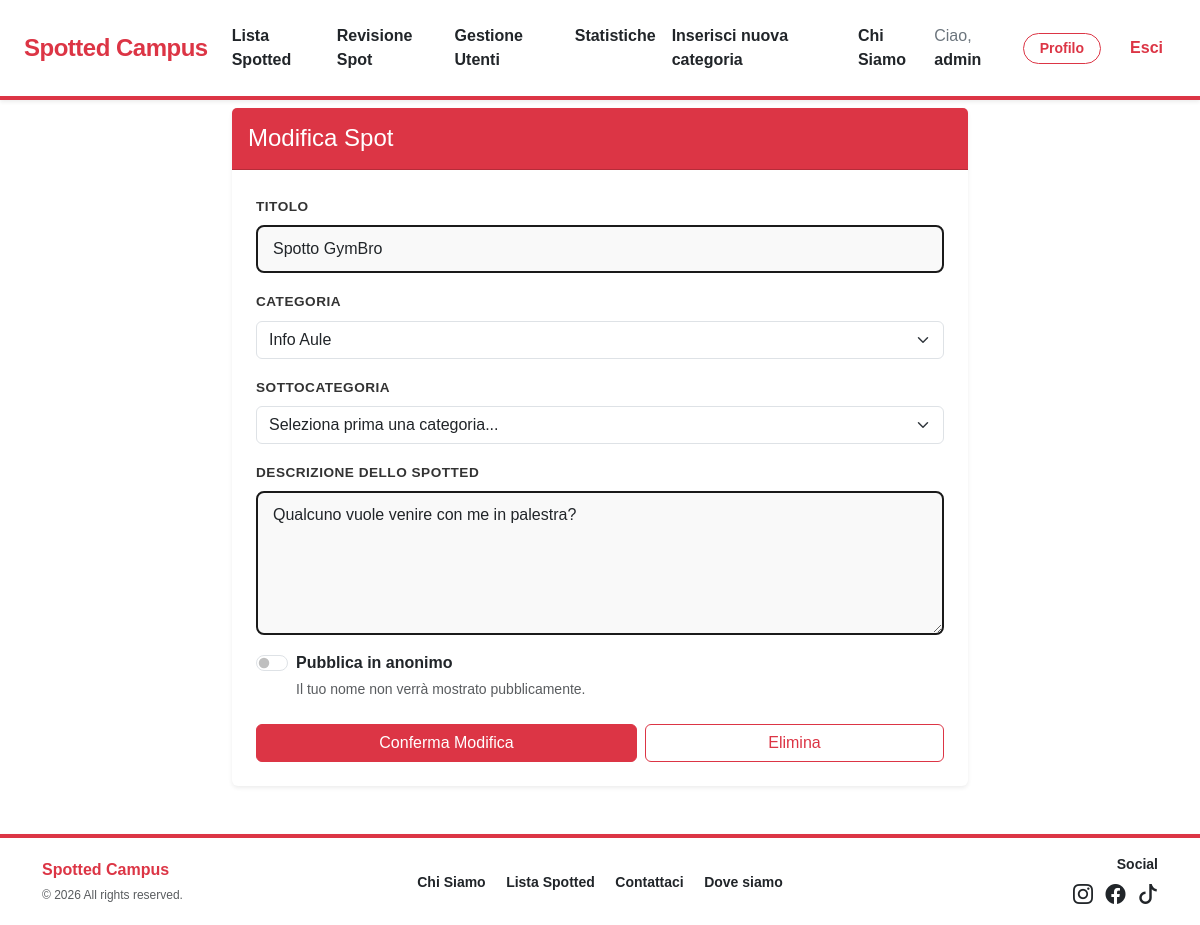
Before: /gestione-spot.php?id=3 (signed in) with the older database file.
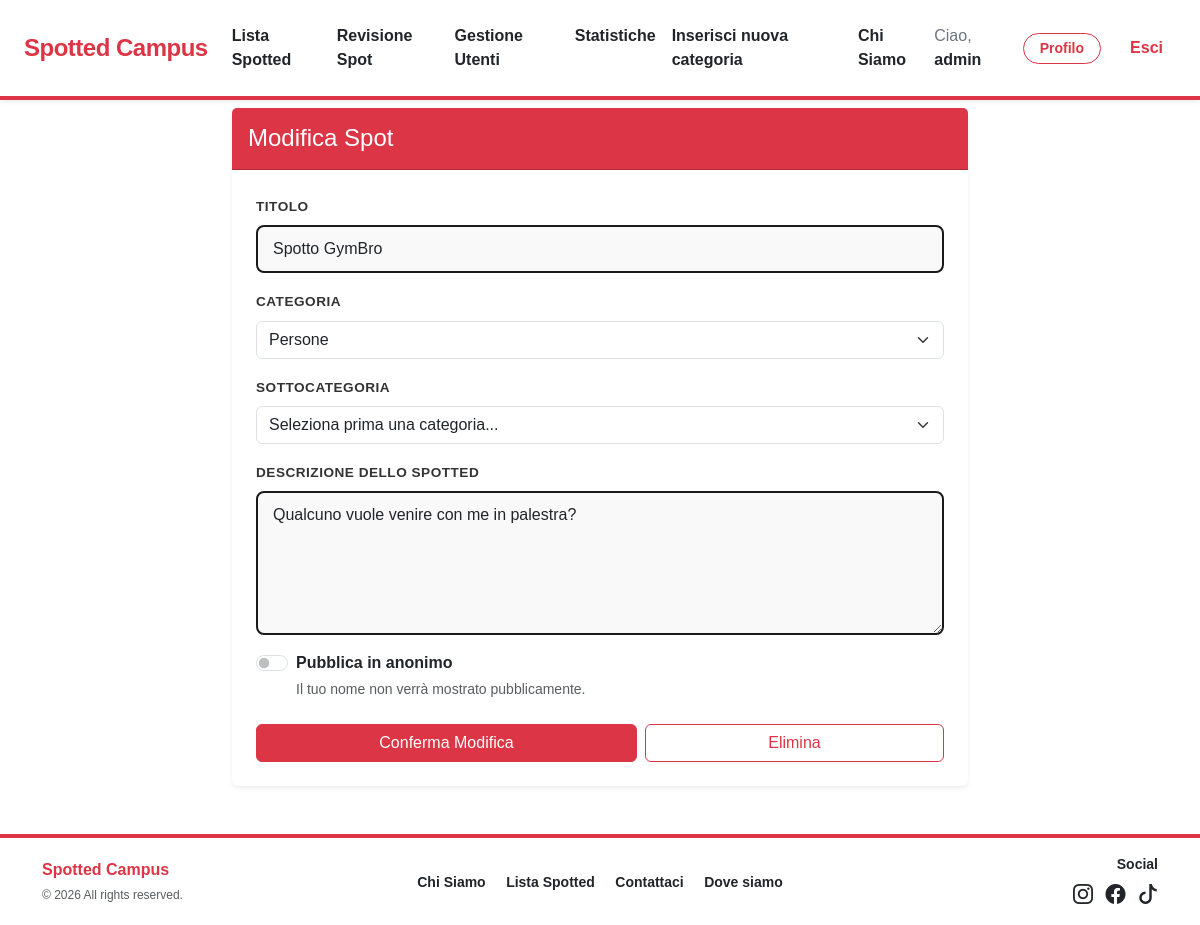
After: the same page with the newer database file.
### tables this page shows
CREATE TABLE SPOT (
    idSpot INT AUTO_INCREMENT PRIMARY KEY,
    titolo VARCHAR(255) NOT NULL,
    testo TEXT NOT NULL,
    dataInserimento DATETIME DEFAULT CURRENT_TIMESTAMP,
    stato ENUM('in_attesa', 'approvato', 'rifiutato') DEFAULT 'in_attesa',
    isAnonymous BOOLEAN DEFAULT 0,
    idCategoria INT NOT NULL,
    idSottoCategoria INT,
    usernameUtente VARCHAR(100),
    usernameAdminApprovato VARCHAR(100) NULL, 
    dataApprovazione DATETIME NULL,

    FOREIGN KEY (idCategoria) REFERENCES CATEGORIE(idCategoria),
    FOREIGN KEY (idSottoCategoria) REFERENCES SOTTOCATEGORIE(idSottoCategoria) ON DELETE SET NULL,
    FOREIGN KEY (usernameUtente) REFERENCES UTENTI(username) ON DELETE SET NULL,
    FOREIGN KEY (usernameAdminApprovato) REFERENCES UTENTI(username) ON DELETE SET NULL
);

CREATE TABLE CATEGORIE (
    idCategoria INT AUTO_INCREMENT PRIMARY KEY,
    nome VARCHAR(100) UNIQUE NOT NULL
);

### gestione-spot.php (called while the page is built, shortened)
<?php
require_once 'bootstrap.php';
$idSpot = isset($_GET["id"]) ? $_GET["id"] : null;
$spotEsistente = null;
if ($idSpot) {
    $spotEsistente = $dbh->getSpotById($idSpot);
}
$templateParams["titolo"] = "Spot The Bug - Gestione Spot";
$templateParams["nome"] = "gestione-spot-page.php";
$templateParams["categorie"] = $dbh->getCategories();
$templateParams["spot"] = $spotEsistente;
require 'template/base.php';
?>

### db/database.php (called while the page is built, shortened)
<?php
class DatabaseHelper
{
    private $db;
    public function __construct($servername, $username, $password, $dbname, $port)
    {
        $this->db = new mysqli($servername, $username, $password, $dbname, $port);
    }
    public function getCategories()
    {
        $stmt = $this->db->prepare("SELECT idCategoria,nome FROM CATEGORIE");
        $stmt->execute();
        $result = $stmt->get_result();
        return $result->fetch_all(MYSQLI_ASSOC);
    }
    public function getSpotById($idSpot)
    {
        $stmt = $this->db->prepare("SELECT * FROM SPOT WHERE idSpot = ?");
        $stmt->bind_param('i', $idSpot);
        $stmt->execute();
        return $stmt->get_result()->fetch_assoc();
    }
}

### bootstrap.php (called while the page is built, shortened)
<?php
require_once("db/database.php");
$dbh = new DatabaseHelper("localhost", "root", "", "spotted", 3306);
?>

### template/gestione-spot-page.php (the view, shortened to what the changed rows need)
<section class="container mt-5" aria-labelledby="form-title">
    <div class="row justify-content-center">
        <div class="col-md-8">
            <div class="card shadow-sm border-0">
                <div class="card-header bg-danger text-white py-3">
                    <?php
                    $spot = isset($templateParams["spot"]) ? $templateParams["spot"] : null;
                    $isEdit = ($spot != null);
                    ?>
                    <h2 class="h4 mb-0" id="form-title"><?php echo $isEdit ? "Modifica Spot" : "Crea il tuo Spot"; ?></h2>
                </div>
                <div class="card-body p-4">
                    <form id="form-spot"
                        action="gestione-spot.php<?php echo $isEdit ? '?id=' . $spot['idSpot'] : ''; ?>" method="POST"
                        data-is-edit="<?php echo $isEdit ? 'true' : 'false'; ?>"
                        data-init-cat="<?php echo $isEdit ? $spot['idCategoria'] : ''; ?>"
                        data-init-subcat="<?php echo $isEdit ? $spot['idSottoCategoria'] : ''; ?>" method="POST">
                        <div class="mb-3">
                            <label for="titolo" class="form-label fw-bold">Titolo</label>
                            <input type="text" name="titolo" class="form-control" id="titolo"
                                value="<?php echo $isEdit ? htmlspecialchars($spot['titolo']) : ''; ?>" required>
                        </div>
                        <div class="mb-3">
                            <label for="categoria" class="form-label fw-bold">Categoria</label>
                            <select name="categoria" id="categoria" class="form-select" required>
                                <?php foreach ($templateParams["categorie"] as $cat): ?>
                                    <option value="<?php echo $cat['idCategoria']; ?>" <?php echo ($isEdit && $spot['idCategoria'] == $cat['idCategoria']) ? 'selected' : ''; ?>>
                                        <?php echo $cat['nome']; ?>
                                    </option>
                                <?php endforeach; ?>
                            </select>
                        </div>
                        <div class="mb-3">
                            <label for="sottocategoria" class="form-label fw-bold">Sottocategoria</label>
                            <select name="sottocategoria" id="sottocategoria" class="form-select">
                                <option value="">Seleziona prima una categoria...</option>
                            </select>
                        </div>
                        <div class="mb-3">
                            <label for="testo" class="form-label fw-bold">Descrizione dello Spotted</label>
                            <textarea name="testo" class="form-control" id="testo" rows="5"
                                required><?php echo $isEdit ? htmlspecialchars($spot['testo']) : ''; ?></textarea>
                        </div>
                        <div class="mb-3">
                            <div class="form-check form-switch">
                                <input class="form-check-input" type="checkbox" name="isAnonymous" id="isAnonymous"
                                    value="1" <?php echo ($isEdit && isset($spot['isAnonymous']) && $spot['isAnonymous']) ? 'checked' : ''; ?> aria-describedby="anon-help">
                                <label class="form-check-label fw-bold" for="isAnonymous">
                                    Pubblica in anonimo
                                </label>
                                <div class="form-text" id="anon-help">Il tuo nome non verrà mostrato pubblicamente.</div>
                            </div>
                        </div>
                        <div class="mt-4">
                            <?php if (!$isEdit): ?>
                                <button type="submit" name="azione" value="pubblica"
                                    class="btn btn-danger w-100">Pubblica</button>
                            <?php else: ?>
                                <div class="d-flex gap-2">
                                    <button type="submit" name="azione" value="modifica"
                                        class="btn btn-danger flex-grow-1">Conferma Modifica</button>
                                    <button type="submit" name="azione" value="elimina"
                                        class="btn btn-outline-danger flex-grow-1"
                                        onclick="return confirm('Eliminare definitivamente?')">Elimina</button>
                                </div>
                            <?php endif; ?>
                        </div>
                    </form>
                </div>
            </div>
        </div>
    </div>
</section>

Changed rows visible on the page:
changed spot "Spotto GymBro": categoria "Info Aule" → "Persone"
